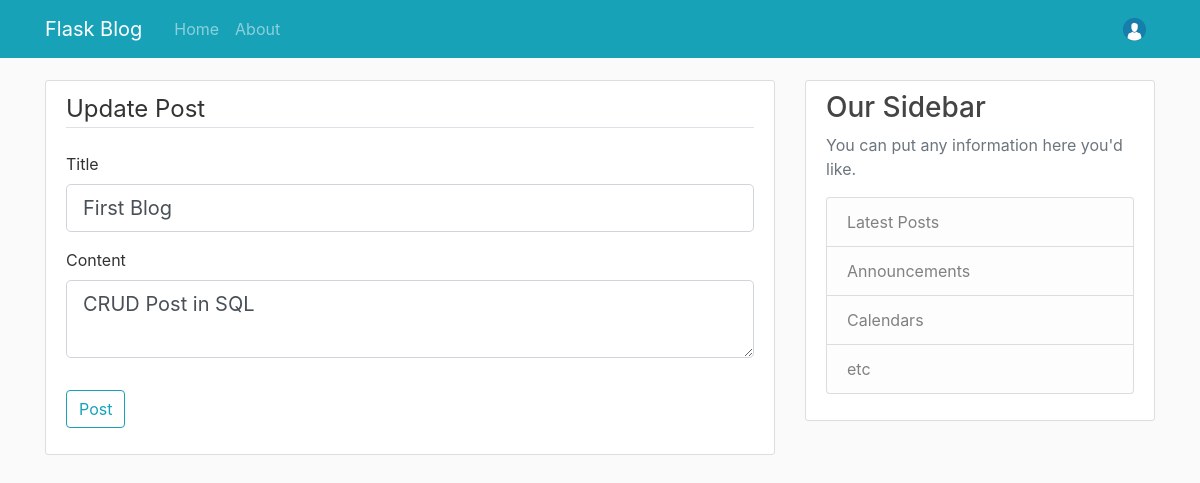
The app's page /post/1/update (signed in), older data.
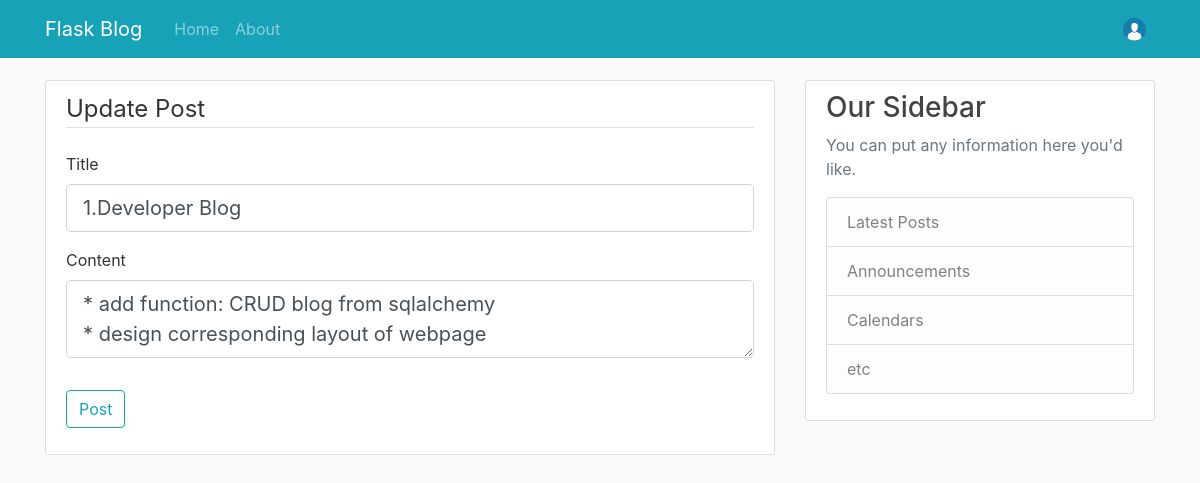
The same page, newer data.
### flaskblog/models.py (models this page shows, shortened)
class Post(db.Model):
    id = db.Column(db.Integer, primary_key=True)
    title = db.Column(db.String(100), nullable=False)
    date_posted = db.Column(db.DateTime, nullable=False, default=datetime.utcnow)
    content = db.Column(db.Text, nullable=False)
    user_id = db.Column(db.Integer, db.ForeignKey('user.id'), nullable=False)

### flaskblog/routes.py (the view)
@app.route('/post/<int:post_id>/update', methods=['GET', 'POST'])
@login_required
def update_post(post_id):
    post = Post.query.get_or_404(post_id)
    form = PostForm()
    if post.author != current_user:
        abort(403)
    if form.validate_on_submit():
        post.title = form.title.data
        post.content = form.content.data
        db.session.commit()
        flash('Your Psot has been updated', 'success')
        return redirect(url_for('post', post_id=post.id))
    elif request.method == 'GET':
        form.title.data = post.title
        form.content.data = post.content
    return render_template('create_post.html', title='Update Post', form=form, legend='Update Post')

### flaskblog/forms.py
class PostForm(FlaskForm):
    title = StringField('Title', validators=[DataRequired()])
    content = TextAreaField('Content', validators=[DataRequired()])
    submit = SubmitField('Post')

### flaskblog/models.py (called while the page is built)
@login_manager.user_loader
def load_user(user_id):
    return User.query.get(int(user_id))

### flaskblog/templates/create_post.html (shortened to what this page needs)
{% extends "template.html" %}
{% block content %}
<div class="content-section">
    <form method="POST" action="">
        <fieldset class="form-group">
            <legend class="border-bottom mb-4"> {{legend}} </legend>
            <div class = "form-group">
                {{form.title.label(class="form-control-label")}}
                {% if form.title.errors %}
                    {{ form.title(class="form-control form-control-lg is-invalid")}}
                    <div class="invalid-feedback">
                        {% for error in form.title.errors%}
                            <span> {{ error }}</span>
                        {% endfor %}
                    </div>
                {% else %}
                    {{form.title(class="form-control form-control-lg")}}
                {% endif %}
            </div>
            <div class = "form-group">
                {{form.content.label(class="form-control-label")}}
                {% if form.content.errors %}
                    {{ form.content(class="form-control form-control-lg is-invalid")}}
                    <div class="invalid-feedback">
                        {% for error in form.content.errors%}
                            <span> {{ error }}</span>
                        {% endfor %}
                    </div>
                {% else %}
                    {{form.content(class="form-control form-control-lg")}}
                {% endif %}
            </div>
        </fieldset>
        <div class= "form-group">
            {{form.submit(class="btn btn-outline-info")}}
        </div>
    </form>
</div>
{% endblock content %}

Row changes from the older to the newer data that the page shows:
changed Post: title "First Blog" → "1.Developer Blog"; content "CRUD Post in SQL" → "* add function: CRUD blog from sqlalchemy * design corresponding layout of webpage"
